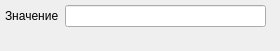
                 <widget class="QWidget" name="arr_add">
                  <property name="sizePolicy">
                   <sizepolicy hsizetype="Maximum" vsizetype="Maximum">
                    <horstretch>0</horstretch>
                    <verstretch>0</verstretch>
                   </sizepolicy>
                  </property>
                  <widget class="QWidget" name="formLayoutWidget_13">
                   <property name="geometry">
                    <rect>
                     <x>0</x>
                     <y>0</y>
                     <width>271</width>
                     <height>42</height>
                    </rect>
                   </property>
                   <layout class="QFormLayout" name="formLayout_21">
                    <property name="leftMargin">
                     <number>5</number>
                    </property>
                    <property name="topMargin">
                     <number>5</number>
                    </property>
                    <property name="rightMargin">
                     <number>5</number>
                    </property>
                    <property name="bottomMargin">
                     <number>5</number>
                    </property>
                    <item row="0" column="0">
                     <widget class="QLabel" name="addActionLabel_arr">
                      <property name="text">
                       <string>Значение</string>
                      </property>
                     </widget>
                    </item>
                    <item row="0" column="1">
                     <widget class="QLineEdit" name="addActionLineEdit_arr"/>
                    </item>
                   </layout>
                  </widget>
                 </widget>
